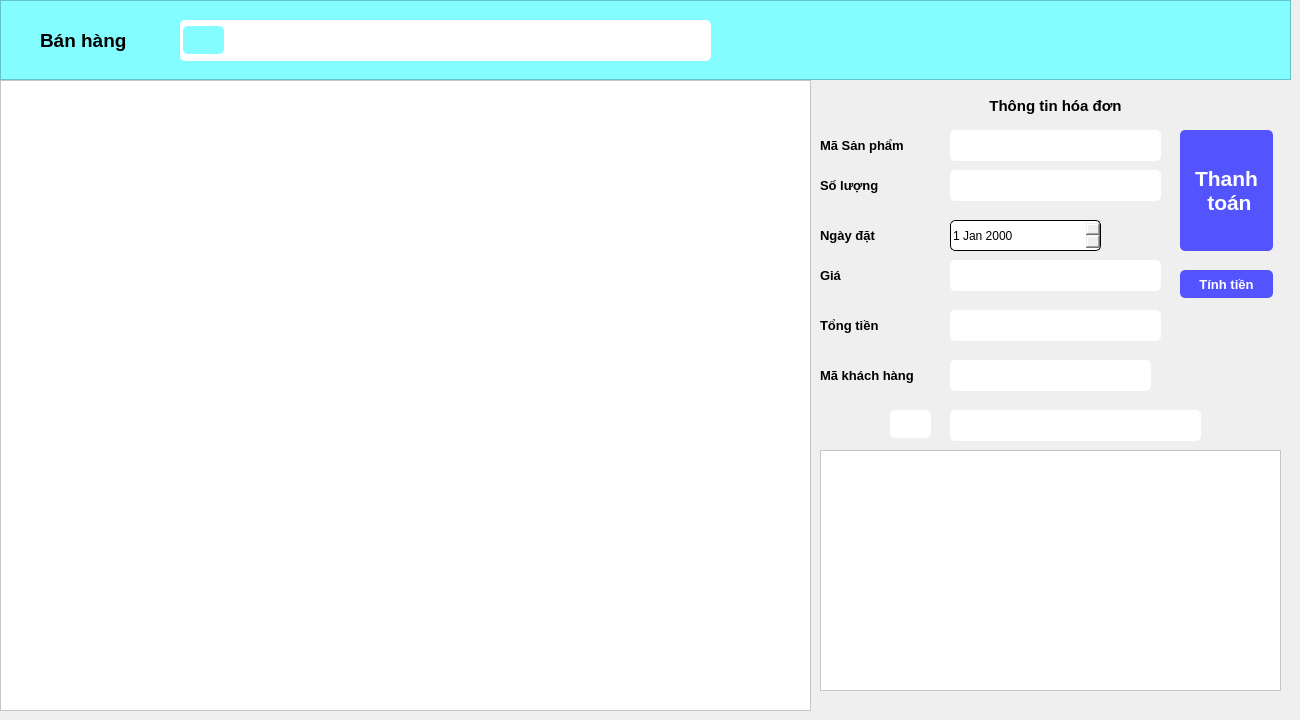
    <widget class="QWidget" name="pgBan_hang">
     <widget class="QWidget" name="widget_11" native="true">
      <property name="geometry">
       <rect>
        <x>0</x>
        <y>0</y>
        <width>1291</width>
        <height>711</height>
       </rect>
      </property>
      <widget class="QFrame" name="frame_10">
       <property name="geometry">
        <rect>
         <x>0</x>
         <y>0</y>
         <width>1291</width>
         <height>80</height>
        </rect>
       </property>
       <property name="styleSheet">
        <string notr="true">background-color: rgb(131, 253, 255);</string>
       </property>
       <property name="frameShape">
        <enum>QFrame::StyledPanel</enum>
       </property>
       <property name="frameShadow">
        <enum>QFrame::Raised</enum>
       </property>
       <widget class="QLabel" name="label_33">
        <property name="geometry">
         <rect>
          <x>40</x>
          <y>25</y>
          <width>121</width>
          <height>31</height>
         </rect>
        </property>
        <property name="font">
         <font>
          <family>Arial</family>
          <pointsize>14</pointsize>
          <weight>75</weight>
          <bold>true</bold>
         </font>
        </property>
        <property name="text">
         <string>Bán hàng</string>
        </property>
       </widget>
       <widget class="QLineEdit" name="txtSearch_bh">
        <property name="geometry">
         <rect>
          <x>180</x>
          <y>20</y>
          <width>531</width>
          <height>41</height>
         </rect>
        </property>
        <property name="styleSheet">
         <string notr="true">background-color: rgb(255, 255, 255);
border-radius: 5px;
padding-left: 50px;</string>
        </property>
       </widget>
       <widget class="QPushButton" name="btsearch_bh">
        <property name="geometry">
         <rect>
          <x>183</x>
          <y>26</y>
          <width>41</width>
          <height>28</height>
         </rect>
        </property>
        <property name="cursor">
         <cursorShape>PointingHandCursor</cursorShape>
        </property>
        <property name="styleSheet">
         <string notr="true">QPushButton{
border-radius: 5px;
}
QPushButton:hover{
background-color: rgb(255, 252, 155);
}</string>
        </property>
        <property name="text">
         <string/>
        </property>
        <property name="icon">
         <iconset resource="iconbody/iconbody.qrc">
          <normaloff>:/iconbd/icon/search35.png</normaloff>:/iconbd/icon/search35.png</iconset>
        </property>
       </widget>
      </widget>
      <widget class="QWidget" name="widget_13" native="true">
       <property name="geometry">
        <rect>
         <x>810</x>
         <y>80</y>
         <width>481</width>
         <height>631</height>
        </rect>
       </property>
       <widget class="QLabel" name="label_34">
        <property name="geometry">
         <rect>
          <x>160</x>
          <y>10</y>
          <width>171</width>
          <height>31</height>
         </rect>
        </property>
        <property name="font">
         <font>
          <family>Arial</family>
          <pointsize>11</pointsize>
          <weight>75</weight>
          <bold>true</bold>
         </font>
        </property>
        <property name="text">
         <string>Thông tin hóa đơn</string>
        </property>
        <property name="alignment">
         <set>Qt::AlignCenter</set>
        </property>
       </widget>
       <widget class="QLabel" name="label_36">
        <property name="geometry">
         <rect>
          <x>10</x>
          <y>50</y>
          <width>111</width>
          <height>31</height>
         </rect>
        </property>
        <property name="font">
         <font>
          <family>Arial</family>
          <pointsize>10</pointsize>
          <weight>75</weight>
          <bold>true</bold>
         </font>
        </property>
        <property name="text">
         <string>Mã Sản phẩm</string>
        </property>
       </widget>
       <widget class="QLabel" name="label_37">
        <property name="geometry">
         <rect>
          <x>10</x>
          <y>90</y>
          <width>111</width>
          <height>31</height>
         </rect>
        </property>
        <property name="font">
         <font>
          <family>Arial</family>
          <pointsize>10</pointsize>
          <weight>75</weight>
          <bold>true</bold>
         </font>
        </property>
        <property name="text">
         <string>Số lượng</string>
        </property>
       </widget>
       <widget class="QLabel" name="label_38">
        <property name="geometry">
         <rect>
          <x>10</x>
          <y>140</y>
          <width>111</width>
          <height>31</height>
         </rect>
        </property>
        <property name="font">
         <font>
          <family>Arial</family>
          <pointsize>10</pointsize>
          <weight>75</weight>
          <bold>true</bold>
         </font>
        </property>
        <property name="text">
         <string>Ngày đặt</string>
        </property>
       </widget>
       <widget class="QLabel" name="label_39">
        <property name="geometry">
         <rect>
          <x>10</x>
          <y>230</y>
          <width>111</width>
          <height>31</height>
         </rect>
        </property>
        <property name="font">
         <font>
          <family>Arial</family>
          <pointsize>10</pointsize>
          <weight>75</weight>
          <bold>true</bold>
         </font>
        </property>
        <property name="text">
         <string>Tổng tiền</string>
        </property>
       </widget>
       <widget class="QLabel" name="label_40">
        <property name="geometry">
         <rect>
          <x>10</x>
          <y>280</y>
          <width>121</width>
          <height>31</height>
         </rect>
        </property>
        <property name="font">
         <font>
          <family>Arial</family>
          <pointsize>10</pointsize>
          <weight>75</weight>
          <bold>true</bold>
         </font>
        </property>
        <property name="text">
         <string>Mã khách hàng</string>
        </property>
       </widget>
       <widget class="QLineEdit" name="txtMa_sp_bh">
        <property name="geometry">
         <rect>
          <x>140</x>
          <y>50</y>
          <width>211</width>
          <height>31</height>
         </rect>
        </property>
        <property name="styleSheet">
         <string notr="true">background-color: rgb(255, 255, 255);
padding: 7px;
border-radius: 5px;</string>
        </property>
       </widget>
       <widget class="QLineEdit" name="txtSo_luong_bh">
        <property name="geometry">
         <rect>
          <x>140</x>
          <y>90</y>
          <width>211</width>
          <height>31</height>
         </rect>
        </property>
        <property name="styleSheet">
         <string notr="true">background-color: rgb(255, 255, 255);
padding: 7px;
border-radius: 5px;</string>
        </property>
       </widget>
       <widget class="QLineEdit" name="txtTong_tien_bh">
        <property name="geometry">
         <rect>
          <x>140</x>
          <y>230</y>
          <width>211</width>
          <height>31</height>
         </rect>
        </property>
        <property name="styleSheet">
         <string notr="true">background-color: rgb(255, 255, 255);
padding: 7px;
border-radius: 5px;</string>
        </property>
       </widget>
       <widget class="QDateEdit" name="dateEdit">
        <property name="geometry">
         <rect>
          <x>140</x>
          <y>140</y>
          <width>151</width>
          <height>31</height>
         </rect>
        </property>
        <property name="styleSheet">
         <string notr="true">border: 1px solid black;
border-radius: 5px;
</string>
        </property>
       </widget>
       <widget class="QLineEdit" name="txtMa_kh_bh">
        <property name="geometry">
         <rect>
          <x>140</x>
          <y>280</y>
          <width>201</width>
          <height>31</height>
         </rect>
        </property>
        <property name="styleSheet">
         <string notr="true">background-color: rgb(255, 255, 255);
padding: 7px;
border-radius: 5px;</string>
        </property>
       </widget>
       <widget class="QPushButton" name="btThanh_toan">
        <property name="geometry">
         <rect>
          <x>370</x>
          <y>50</y>
          <width>93</width>
          <height>121</height>
         </rect>
        </property>
        <property name="font">
         <font>
          <family>Arial</family>
          <pointsize>16</pointsize>
          <weight>75</weight>
          <bold>true</bold>
         </font>
        </property>
        <property name="styleSheet">
         <string notr="true">QPushButton{
border-radius: 5px;
background-color: rgb(84, 84, 255);
	color: rgb(255, 255, 255);
}
QPushButton:hover{
background-color: rgb(48, 100, 98);
}</string>
        </property>
        <property name="text">
         <string>Thanh 
 toán</string>
        </property>
       </widget>
       <widget class="QPushButton" name="btsearch_kh_bh">
        <property name="geometry">
         <rect>
          <x>80</x>
          <y>330</y>
          <width>41</width>
          <height>28</height>
         </rect>
        </property>
        <property name="cursor">
         <cursorShape>PointingHandCursor</cursorShape>
        </property>
        <property name="styleSheet">
         <string notr="true">QPushButton{
border-radius: 5px;
	
	background-color: rgb(255, 255, 255);
}
QPushButton:hover{
background-color: rgb(255, 252, 155);
}</string>
        </property>
        <property name="text">
         <string/>
        </property>
        <property name="icon">
         <iconset resource="iconbody/iconbody.qrc">
          <normaloff>:/iconbd/icon/search35.png</normaloff>:/iconbd/icon/search35.png</iconset>
        </property>
       </widget>
       <widget class="QLineEdit" name="txtsearch_mkh">
        <property name="geometry">
         <rect>
          <x>140</x>
          <y>330</y>
          <width>251</width>
          <height>31</height>
         </rect>
        </property>
        <property name="styleSheet">
         <string notr="true">background-color: rgb(255, 255, 255);
padding: 7px;
border-radius: 5px;</string>
        </property>
       </widget>
       <widget class="QTableWidget" name="tableWidget_5">
        <property name="geometry">
         <rect>
          <x>10</x>
          <y>370</y>
          <width>461</width>
          <height>241</height>
         </rect>
        </property>
        <property name="styleSheet">
         <string notr="true">background-color: rgb(255, 255, 255);</string>
        </property>
       </widget>
       <widget class="QLineEdit" name="txtGia_Tien_bh">
        <property name="geometry">
         <rect>
          <x>140</x>
          <y>180</y>
          <width>211</width>
          <height>31</height>
         </rect>
        </property>
        <property name="styleSheet">
         <string notr="true">background-color: rgb(255, 255, 255);
padding: 7px;
border-radius: 5px;</string>
        </property>
       </widget>
       <widget class="QLabel" name="label_41">
        <property name="geometry">
         <rect>
          <x>10</x>
          <y>180</y>
          <width>111</width>
          <height>31</height>
         </rect>
        </property>
        <property name="font">
         <font>
          <family>Arial</family>
          <pointsize>10</pointsize>
          <weight>75</weight>
          <bold>true</bold>
         </font>
        </property>
        <property name="text">
         <string>Giá</string>
        </property>
       </widget>
       <widget class="QPushButton" name="btTinh_tien">
        <property name="geometry">
         <rect>
          <x>370</x>
          <y>190</y>
          <width>93</width>
          <height>28</height>
         </rect>
        </property>
        <property name="font">
         <font>
          <family>Arial</family>
          <pointsize>10</pointsize>
          <weight>75</weight>
          <bold>true</bold>
         </font>
        </property>
        <property name="cursor">
         <cursorShape>PointingHandCursor</cursorShape>
        </property>
        <property name="styleSheet">
         <string notr="true">QPushButton{
border-radius: 5px;
background-color: rgb(84, 84, 255);
	color: rgb(255, 255, 255);
}
QPushButton:hover{
background-color: rgb(48, 100, 98);
}</string>
        </property>
        <property name="text">
         <string>Tính tiền</string>
        </property>
       </widget>
      </widget>
      <widget class="QTableWidget" name="tableWidget_6">
       <property name="geometry">
        <rect>
         <x>0</x>
         <y>80</y>
         <width>811</width>
         <height>631</height>
        </rect>
       </property>
       <property name="styleSheet">
        <string notr="true">background-color: rgb(255, 255, 255);</string>
       </property>
      </widget>
     </widget>
    </widget>
